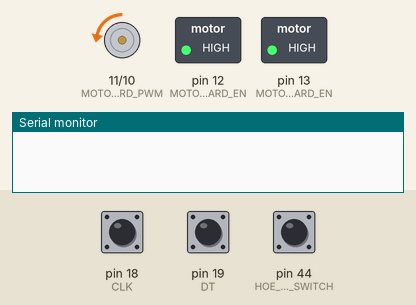
Recording of a sketch running on a simulated Arduino Mega 2560, built with avr-gcc and run on an emulated ATmega2560. Parts: motor-driver pin pairs drawn as motors (green arrow = first pin HIGH = forward, orange = second pin HIGH = backward, longer = more drive), switched loads named in the sketch (green lamp = pin HIGH), the last lines printed to the serial monitor. The test bench sets the inputs (shaded band); at power-on: pin 44 (HOE_LIMIT_SWITCH) HIGH, pin 18 (CLK) HIGH, pin 19 (DT) HIGH.

Above: at 0.8 s.
0.9 s: pin 44 (HOE_LIMIT_SWITCH) pulled LOW for 0.15 s
At 2.7 s:
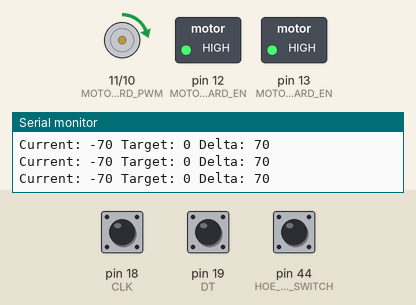
Timing chart, 0 to 4.2 s (numbered marks = the images above; inputs shaded):
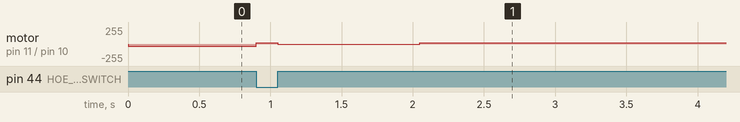

The sketch:

test_hoe_raise_lower.ino
```cpp
#include <Arduino.h>

#define CLK 18 // Clock pin / Hall Sensor A / Green wire
#define DT 19  // Data pin / Hall Sensor B / Yellow wire

#define MOTOR_FORWARD_PWM 11
#define MOTOR_BACKWARD_PWM 10
#define MOTOR_FORWARD_EN 12
#define MOTOR_BACKWARD_EN 13
#define HOE_LIMIT_SWITCH 44

#define HOE_RAISE_SPEED 30 // Requires more power to raise the hoe
#define HOE_LOWER_SPEED 20 // Requires less power to lower the hoe

volatile int currentHoePosition = 0; // Current encoder value
int targetHoePosition = 0;           // Target encoder value

volatile int lastCLK = digitalRead(CLK);
volatile int lastDT = digitalRead(DT);

void setup()
{

    Serial.begin(9600);
    while (!Serial); // Wait for serial to initialize

    // put your setup code here, to run once:
    pinMode(CLK, INPUT_PULLUP);
    pinMode(DT, INPUT_PULLUP);
    pinMode(MOTOR_FORWARD_PWM, OUTPUT);
    pinMode(MOTOR_BACKWARD_PWM, OUTPUT);
    pinMode(MOTOR_FORWARD_EN, OUTPUT);
    pinMode(MOTOR_BACKWARD_EN, OUTPUT);
    pinMode(HOE_LIMIT_SWITCH, INPUT_PULLUP);

    analogWrite(MOTOR_FORWARD_PWM, 0);
    analogWrite(MOTOR_BACKWARD_PWM, 0);
    digitalWrite(MOTOR_FORWARD_EN, HIGH);
    digitalWrite(MOTOR_BACKWARD_EN, HIGH);

    attachInterrupt(digitalPinToInterrupt(CLK), updateEncoder, CHANGE);
    attachInterrupt(digitalPinToInterrupt(DT), updateEncoder, CHANGE);

    homeStirrupHoe();
    delay(1000); // Wait for the hoe to home
}

void loop()
{
    lowerHoe();
    delay(1000);
    raiseHoe();
    delay(1000);
}

void maybeMoveHoe()
{
    int delta = targetHoePosition - currentHoePosition;
    Serial.print("Current: ");
    Serial.print(currentHoePosition);
    Serial.print(" Target: ");
    Serial.print(targetHoePosition);
    Serial.print(" Delta: ");
    Serial.println(delta);

    // Deadzone
    if (abs(delta) < 2)
    {
        analogWrite(MOTOR_FORWARD_PWM, 0);
        analogWrite(MOTOR_BACKWARD_PWM, 0);
        return;
    }

    // Move the hoe motor in the direction of the target value
    if (delta > 0)
    {
        analogWrite(MOTOR_FORWARD_PWM, HOE_LOWER_SPEED);
        analogWrite(MOTOR_BACKWARD_PWM, 0);
    }
    else if (delta < 0)
    {
        analogWrite(MOTOR_FORWARD_PWM, 0);
        analogWrite(MOTOR_BACKWARD_PWM, HOE_RAISE_SPEED);
    }
}

void homeStirrupHoe()
{
    while (digitalRead(HOE_LIMIT_SWITCH) == HIGH)
    {
        analogWrite(MOTOR_BACKWARD_PWM, HOE_RAISE_SPEED);
        analogWrite(MOTOR_FORWARD_PWM, 0);
    }
    analogWrite(MOTOR_BACKWARD_PWM, 0);

    while (digitalRead(HOE_LIMIT_SWITCH) == LOW)
    {
        analogWrite(MOTOR_FORWARD_PWM, HOE_LOWER_SPEED);
        analogWrite(MOTOR_BACKWARD_PWM, 0);
    }
    analogWrite(MOTOR_FORWARD_PWM, 0);

    currentHoePosition = -70;
    targetHoePosition = -70;
    Serial.println("Hoe homed.");
}

void lowerHoe()
{
    Serial.println("Lowering hoe...");
    targetHoePosition = 0;
    while (abs(currentHoePosition - targetHoePosition) > 2)
    {
        maybeMoveHoe();
        delay(10);
    }
    maybeMoveHoe();
}

void raiseHoe()
{
    Serial.println("Raising hoe...");
    targetHoePosition = -70;
    while (abs(currentHoePosition - targetHoePosition) > 2)
    {
        maybeMoveHoe();
        delay(10);
    }
    maybeMoveHoe();
}

void updateEncoder()
{
    int currentCLK = digitalRead(CLK);
    int currentDT = digitalRead(DT);

    if (currentCLK != lastCLK)
    {
        if (currentDT != currentCLK)
        {
            currentHoePosition++; // CW
        }
        else
        {
            currentHoePosition--; // CCW
        }
    }
    else if (currentDT != lastDT)
    {
        if (currentDT != currentCLK)
        {
            currentHoePosition--; // CW
        }
        else
        {
            currentHoePosition++; // CCW
        }
    }

    lastCLK = currentCLK;
    lastDT = currentDT;
}
```

Measured:
- after the input at 0.9 s, motor on pin 11 (MOTOR_FORWARD_PWM) / pin 10 (MOTOR_BACKWARD_PWM): backward 30/255 → forward 20/255 at once, → stopped 0.15 s later, → forward 20/255 1.0 s later
